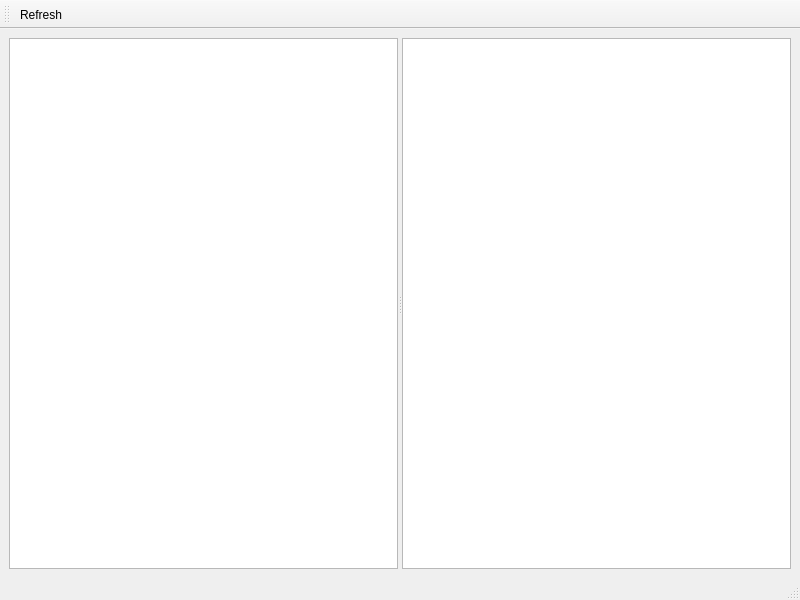
<?xml version="1.0" encoding="UTF-8"?>
<ui version="4.0">
 <class>MainWindow</class>
 <widget class="QMainWindow" name="MainWindow">
  <property name="geometry">
   <rect>
    <x>0</x>
    <y>0</y>
    <width>800</width>
    <height>600</height>
   </rect>
  </property>
  <property name="windowTitle">
   <string>MainWindow</string>
  </property>
  <widget class="QWidget" name="centralwidget">
   <layout class="QVBoxLayout" name="verticalLayout">
    <item>
     <widget class="QSplitter" name="splitter">
      <property name="orientation">
       <enum>Qt::Orientation::Horizontal</enum>
      </property>
      <widget class="QTableWidget" name="processTable"/>
      <widget class="QListWidget" name="moduleTable"/>
     </widget>
    </item>
   </layout>
  </widget>
  <widget class="QStatusBar" name="statusbar"/>
  <widget class="QToolBar" name="toolBar">
   <property name="windowTitle">
    <string>toolBar</string>
   </property>
   <attribute name="toolBarArea">
    <enum>TopToolBarArea</enum>
   </attribute>
   <attribute name="toolBarBreak">
    <bool>false</bool>
   </attribute>
   <addaction name="actionRefresh"/>
  </widget>
  <action name="actionRefresh">
   <property name="text">
    <string>Refresh</string>
   </property>
   <property name="menuRole">
    <enum>QAction::MenuRole::NoRole</enum>
   </property>
  </action>
 </widget>
 <resources/>
 <connections/>
</ui>
